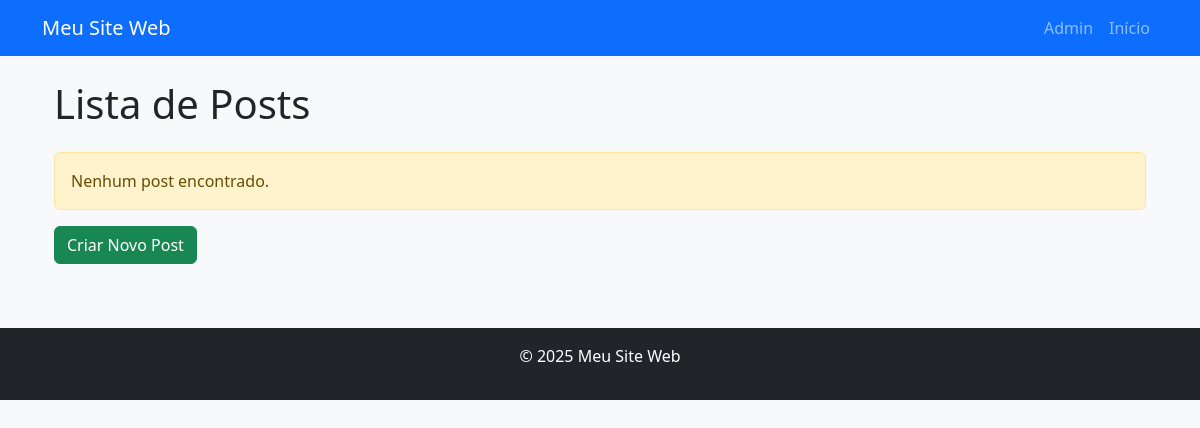
Page /post/ on the earlier database version.
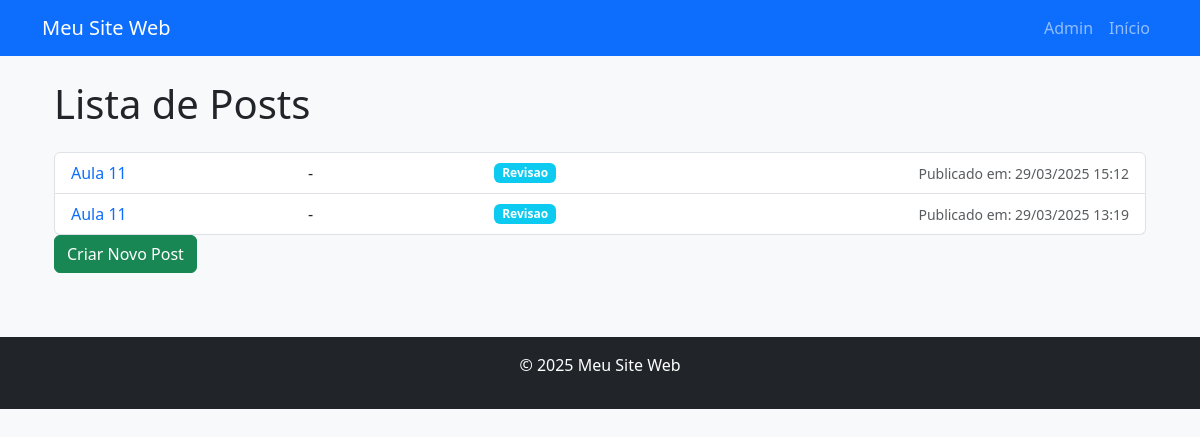
Same page on the later database version.
### AppAula/models.py (models this page shows)
class Post(models.Model):
    class Status(models.TextChoices):
        revisao = 'R', 'Revisao'
        publicado = 'P', 'Publicado'
    titulo = models.CharField(max_length=200)
    conteudo = models.TextField()
    data_publicacao = models.DateTimeField(auto_now_add=True)
    autor = models.ForeignKey(User, on_delete=models.CASCADE, null=True, blank=True)
    status = models.CharField(max_length=1, choices=Status.choices, default=Status.revisao)

### AppAula/views.py (the view)
# urls.py: path('post/', lista_posts, name='lista_posts'),
def lista_posts(request):
    posts = Post.objects.all().order_by('-data_publicacao')
    return render(request, 'AppAula/lista_posts.html', {'posts': posts})

### AppAula/templates/AppAula/lista_posts.html (shortened to what this page needs)
{% extends "base.html" %}
{% block content %}
<div class="container mt-4">
    <h1 class="mb-4">Lista de Posts</h1>
    {% if posts %}
    <ul class="list-group">
        {% for post in posts %}
        <li class="list-group-item d-flex justify-content-between align-items-center">
            <a href="{% url 'detalhe_post' post.id %}" class="text-decoration-none">
                {{ post.titulo }}
            </a>
            - <span class="badge bg-info">{{ post.get_status_display }}</span>
            <br>
            <small class="text-muted">Publicado em: {{ post.data_publicacao|date:"d/m/Y H:i" }}</small>
        </li>
        {% endfor %}
    </ul>
    {% else %}
    <p class="alert alert-warning">Nenhum post encontrado.</p>
    {% endif %}
    <a href="{% url 'criar_post' %}" class="btn btn-success mb-3">Criar Novo Post</a>
</div>
{% endblock %}

### AppAula/templates/base.html (shortened to what this page needs)
<!DOCTYPE html>
<html lang="pt-br">
<head>
    <link href="https://cdn.jsdelivr.net/npm/bootstrap@5.3.0/dist/css/bootstrap.min.css" rel="stylesheet">
</head>
<body class="bg-light">
    <nav class="navbar navbar-expand-lg navbar-dark bg-primary">
        <div class="container">
            <a class="navbar-brand" href="{% url 'home' %}">Meu Site Web</a>
            <div class="collapse navbar-collapse" id="navbarNav">
                <ul class="navbar-nav ms-auto">
                    <li class="nav-item">
                        <a class="nav-link" href="{% url 'admin:index' %}">Admin</a>
                    </li>
                    <li class="nav-item">
                        <a class="nav-link" href="{% url 'home' %}">Início</a>
                    </li>
                </ul>
            </div>
        </div>
    </nav>
    <main class="container mt-4">
        {% block content %}
        {% endblock %}
    </main>
    <footer class="bg-dark text-white text-center py-3 mt-5">
        <p>&copy; 2025 Meu Site Web</p>
    </footer>
</body>
</html>

Differences in the rows shown:
added Post: titulo "Aula 11", status "Revisao", data_publicacao "29/03/2025 15:12"
added Post: titulo "Aula 11", status "Revisao", data_publicacao "29/03/2025 13:19"
Other differences:
text no longer shown: "Nenhum post encontrado."
